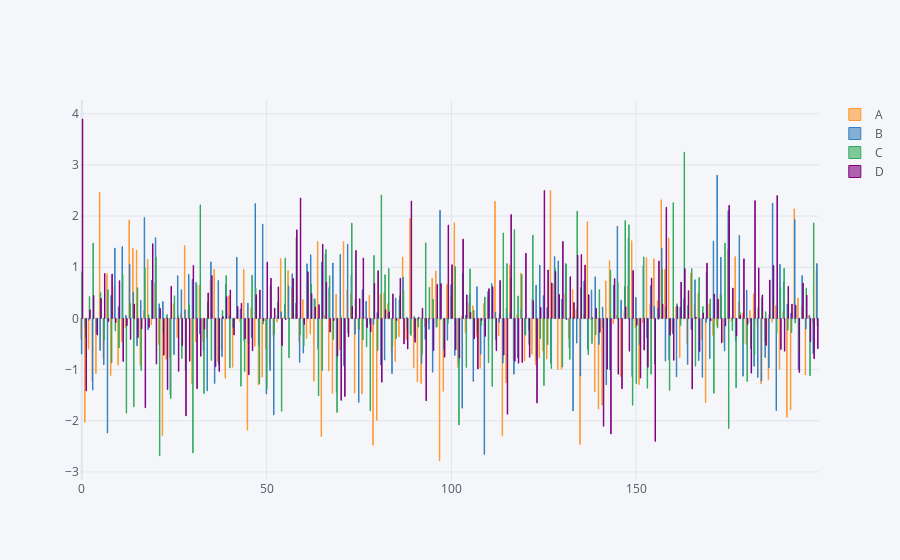

Notebook code for this chart:
### Code cell
df.iplot(kind='bar',barmode='group',bargap=0.5)

### Figure 1 — Plotly figure (JSON) as saved in the notebook; plotly's stock layout.template omitted (floating-point values rounded to 4 significant figures; data arrays with more than 128 entries replaced by an {"elided": "..."} marker saying what was removed)
{"data": [{"marker": {"color": "rgba(255, 153, 51, 0.6)", "line": {"color": "rgba(255, 153, 51, 1.0)", "width": 1}}, "name": "A", "orientation": "v", "text": "", "type": "bar", "x": {"elided": "200 int values"}, "y": {"elided": "200 float values"}}, {"marker": {"color": "rgba(55, 128, 191, 0.6)", "line": {"color": "rgba(55, 128, 191, 1.0)", "width": 1}}, "name": "B", "orientation": "v", "text": "", "type": "bar", "x": {"elided": "200 int values"}, "y": {"elided": "200 float values"}}, {"marker": {"color": "rgba(50, 171, 96, 0.6)", "line": {"color": "rgba(50, 171, 96, 1.0)", "width": 1}}, "name": "C", "orientation": "v", "text": "", "type": "bar", "x": {"elided": "200 int values"}, "y": {"elided": "200 float values"}}, {"marker": {"color": "rgba(128, 0, 128, 0.6)", "line": {"color": "rgba(128, 0, 128, 1.0)", "width": 1}}, "name": "D", "orientation": "v", "text": "", "type": "bar", "x": {"elided": "200 int values"}, "y": {"elided": "200 float values"}}], "layout": {"bargap": 0.5, "barmode": "group", "legend": {"bgcolor": "#F5F6F9", "font": {"color": "#4D5663"}}, "paper_bgcolor": "#F5F6F9", "plot_bgcolor": "#F5F6F9", "title": {"font": {"color": "#4D5663"}}, "xaxis": {"gridcolor": "#E1E5ED", "showgrid": true, "tickfont": {"color": "#4D5663"}, "title": {"font": {"color": "#4D5663"}, "text": ""}, "zerolinecolor": "#E1E5ED"}, "yaxis": {"gridcolor": "#E1E5ED", "showgrid": true, "tickfont": {"color": "#4D5663"}, "title": {"font": {"color": "#4D5663"}, "text": ""}, "zerolinecolor": "#E1E5ED"}}}
